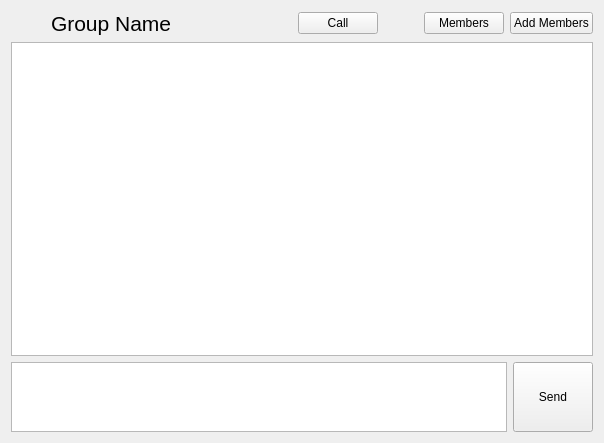
                  <widget class="QWidget" name="groupPage">
                   <layout class="QVBoxLayout" name="verticalLayout_13">
                    <item>
                     <layout class="QVBoxLayout" name="verticalLayout_12" stretch="1,10,1">
                      <item>
                       <layout class="QHBoxLayout" name="horizontalLayout_28">
                        <item>
                         <spacer name="horizontalSpacer_85">
                          <property name="orientation">
                           <enum>Qt::Horizontal</enum>
                          </property>
                          <property name="sizeHint" stdset="0">
                           <size>
                            <width>40</width>
                            <height>20</height>
                           </size>
                          </property>
                         </spacer>
                        </item>
                        <item>
                         <widget class="QLabel" name="selectedGroupName_label">
                          <property name="font">
                           <font>
                            <pointsize>16</pointsize>
                           </font>
                          </property>
                          <property name="text">
                           <string>Group Name</string>
                          </property>
                         </widget>
                        </item>
                        <item>
                         <spacer name="horizontalSpacer_86">
                          <property name="orientation">
                           <enum>Qt::Horizontal</enum>
                          </property>
                          <property name="sizeHint" stdset="0">
                           <size>
                            <width>40</width>
                            <height>20</height>
                           </size>
                          </property>
                         </spacer>
                        </item>
                        <item>
                         <spacer name="horizontalSpacer_89">
                          <property name="orientation">
                           <enum>Qt::Horizontal</enum>
                          </property>
                          <property name="sizeHint" stdset="0">
                           <size>
                            <width>40</width>
                            <height>20</height>
                           </size>
                          </property>
                         </spacer>
                        </item>
                        <item>
                         <spacer name="horizontalSpacer_88">
                          <property name="orientation">
                           <enum>Qt::Horizontal</enum>
                          </property>
                          <property name="sizeHint" stdset="0">
                           <size>
                            <width>40</width>
                            <height>20</height>
                           </size>
                          </property>
                         </spacer>
                        </item>
                        <item>
                         <widget class="QPushButton" name="callButton">
                          <property name="text">
                           <string>Call</string>
                          </property>
                         </widget>
                        </item>
                        <item>
                         <spacer name="horizontalSpacer_87">
                          <property name="orientation">
                           <enum>Qt::Horizontal</enum>
                          </property>
                          <property name="sizeHint" stdset="0">
                           <size>
                            <width>40</width>
                            <height>20</height>
                           </size>
                          </property>
                         </spacer>
                        </item>
                        <item>
                         <widget class="QPushButton" name="membersButton">
                          <property name="text">
                           <string>Members</string>
                          </property>
                         </widget>
                        </item>
                        <item>
                         <widget class="QPushButton" name="addMembersButton">
                          <property name="text">
                           <string>Add Members</string>
                          </property>
                         </widget>
                        </item>
                       </layout>
                      </item>
                      <item>
                       <widget class="QListWidget" name="messagesListWidget">
                        <property name="selectionMode">
                         <enum>QAbstractItemView::NoSelection</enum>
                        </property>
                       </widget>
                      </item>
                      <item>
                       <layout class="QHBoxLayout" name="horizontalLayout_29">
                        <item>
                         <widget class="QTextEdit" name="messageTextEdit"/>
                        </item>
                        <item>
                         <widget class="QPushButton" name="sendMessageButton">
                          <property name="minimumSize">
                           <size>
                            <width>0</width>
                            <height>70</height>
                           </size>
                          </property>
                          <property name="text">
                           <string>Send</string>
                          </property>
                         </widget>
                        </item>
                       </layout>
                      </item>
                     </layout>
                    </item>
                   </layout>
                  </widget>
